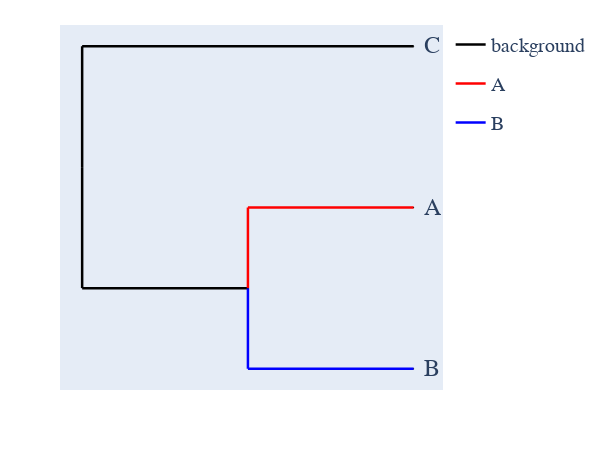

The notebook cell saved with this chart:
### Markdown cell above
## Temporal equivalence of process (TEOP) test

In this case, we compare the equivalence of the substitution process between two edges on a tree. Substitutions on all edges are modelled by GN Markov nucleotide processes. In the null, the foreground edges have the same GN process which differs from that on the background edge. In the alternate, all edges have a distinct GN process.

### Code cell
dnd = get_base_dnd()
dnd.style_edges(["C", "edge.0"], line=dict(color="black"), legendgroup="background")
dnd.style_edges("A", line=dict(color="red"), legendgroup="A")
dnd.style_edges("B", line=dict(color="blue"), legendgroup="B")
dnd.show()
dnd.write(FIG_DIR / "stat-test-teop.pdf")

### Figure 1 — Plotly figure (JSON) as saved in the notebook; plotly's stock layout.template omitted (floating-point values rounded to 4 significant figures)
{"data": [{"line": {"color": "black", "shape": "spline", "smoothing": 1.3, "width": 2.5}, "mode": "lines", "showlegend": false, "x": [null, null], "y": [null, null], "type": "scatter"}, {"legendgroup": "background", "line": {"color": "black", "width": 2.5}, "mode": "lines", "name": "background", "x": [0, 0, null, 0, 1, null, 0, 0, null, 0, 0.5, null], "y": [0.325, 1.3, null, 1.3, 1.3, null, 0.325, -0.65, null, -0.65, -0.65, null], "type": "scatter"}, {"legendgroup": "A", "line": {"color": "red", "width": 2.5}, "mode": "lines", "name": "A", "x": [0.5, 0.5, null, 0.5, 1.0, null], "y": [-0.65, 0.0, null, 0.0, 0.0, null], "type": "scatter"}, {"legendgroup": "B", "line": {"color": "blue", "width": 2.5}, "mode": "lines", "name": "B", "x": [0.5, 0.5, null, 0.5, 1.0, null], "y": [-0.65, -1.3, null, -1.3, -1.3, null], "type": "scatter"}, {"hoverinfo": "text", "marker": {"color": "black", "size": 1, "symbol": "circle"}, "mode": "markers", "showlegend": false, "text": ["root", "C", "edge.0", "A", "B"], "x": [0, 1, 0.5, 1.0, 1.0], "y": [0.325, 1.3, -0.65, 0.0, -1.3], "type": "scatter"}], "layout": {"annotations": [{"font": {"family": "Inconsolata, monospace", "size": 24}, "showarrow": false, "text": "C", "textangle": 0, "x": 1.025, "xanchor": "left", "xref": "x", "y": 1.3, "yref": "y"}, {"font": {"family": "Inconsolata, monospace", "size": 24}, "showarrow": false, "text": "A", "textangle": 0, "x": 1.025, "xanchor": "left", "xref": "x", "y": 0.0, "yref": "y"}, {"font": {"family": "Inconsolata, monospace", "size": 24}, "showarrow": false, "text": "B", "textangle": 0, "x": 1.025, "xanchor": "left", "xref": "x", "y": -1.3, "yref": "y"}], "autosize": true, "font": {"family": "Balto", "size": 14}, "height": 450, "hovermode": "closest", "margin": {"b": 60, "l": 60, "r": 10, "t": 25}, "showlegend": true, "width": 600, "xaxis": {"visible": false}, "yaxis": {"visible": false}, "legend": {"font": {"size": 20}}}}
